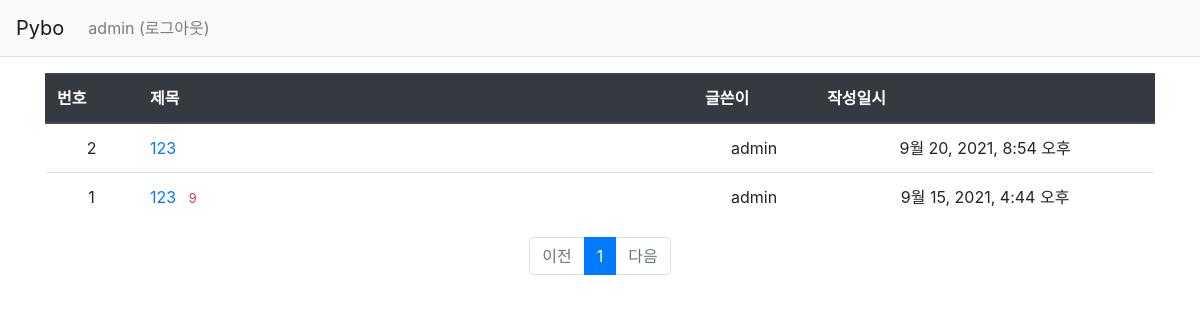
The app's page /pybo/ (signed in) with its own data.
### pybo/models.py (models this page shows, shortened)
class Question(models.Model):
    author = models.ForeignKey(User, on_delete=models.CASCADE,null=True) #계정 삭제시 모든글 삭제
    subject = models.CharField(max_length=200) #제목의 최대 길이
    content = models.TextField()
    create_date = models.DateTimeField()

### pybo/views.py (the view)
# urls.py: path('', views.index, name='index'),  # '/' 에 해당되는 path,
def index(request):
    page = request.GET.get('page', '1')  # 페이지
    question_list = Question.objects.order_by('-create_date') #질문목록 데이터 얻기 order -by 작성일시 역순으로정렬
    paginator = Paginator(question_list, 10)  # 페이지당 10개씩 보여주기
    page_obj = paginator.get_page(page)
    context = {'question_list': page_obj}
    return render(request,'pybo/question_list.html',context) #render는 파이썬 데이터를 템플릿에 적용, html로 반환

### pybo/templatetags/pybo_filter.py (called while the page is built)
@register.filter
def sub(value, arg):
    return value - arg    #-표현 장고에는 빼기연산이 없어서 직접 만듬

### templates/pybo/question_list.html
{% extends 'base.html' %}
{% load pybo_filter %}
{% block content %}
<div class="container my-3">
    <table class="table">
        <thead>
        <tr class="thead-dark">
            <th>번호</th>
            <th style="width:50%">제목</th>
            <th>글쓴이</th>
            <th>작성일시</th>
        </tr>
        </thead>
        <tbody>
        {% if question_list %}
        {% for question in question_list %}
        <tr class="text-center">
            <td>
                {{ question_list.paginator.count|sub:question_list.start_index|sub:forloop.counter0|add:1 }}
            </td>
            <td class="text-left">
                <a href="{% url 'pybo:detail' question.id %}">{{ question.subject }}</a>
                {% if question.answer_set.count > 0 %}
                <span class="text-danger small ml-2">{{ question.answer_set.count }}</span>
                {% endif %}
            </td>
            <td>{{question.author.username}}</td>
            <td>{{ question.create_date }}</td>
        </tr>
        {% endfor %}
        {% else %}
        <tr>
            <td colspan="3">질문이 없습니다.</td>
        </tr>
        {% endif %}
        </tbody>
    </table>
    <ul class="pagination justify-content-center">
        {% if question_list.has_previous %}
        <li class="page-item">
            <a class="page-link" href="?page={{ question_list.previous_page_number }}">이전</a>
        </li>
        {% else %}
        <li class="page-item disabled">
            <a class="page-link" tabindex="-1" aria-disabled="true" href="#">이전</a>
        </li>
        {% endif %}
        {% for page_number in question_list.paginator.page_range %}
        {% if page_number >= question_list.number|add:-5 and page_number <= question_list.number|add:5 %}
            {% if page_number == question_list.number %}
            <li class="page-item active" aria-current="page">
                <a class="page-link" href="?page={{ page_number }}">{{ page_number }}</a>
            </li>
            {% else %}
            <li class="page-item">
                <a class="page-link" href="?page={{ page_number }}">{{ page_number }}</a>
            </li>
            {% endif %}
        {% endif %}
        {% endfor %}
        {% if question_list.has_next %}
        <li class="page-item">
            <a class="page-link" href="?page={{ question_list.next_page_number }}">다음</a>
        </li>
        {% else %}
        <li class="page-item disabled">
            <a class="page-link" tabindex="-1" aria-disabled="true" href="#">다음</a>
        </li>
        {% endif %}
    </ul>
</div>
{% endblock %}

### templates/navbar.html (shortened to what this page needs)
<nav class="navbar navbar-expand-lg navbar-light bg-light border-bottom">
    <a class="navbar-brand" href="{% url 'pybo:index' %}">Pybo</a>
    <div class="collapse navbar-collapse flex-grow-0" id="navbarNav">
        <ul class="navbar-nav">
            <li class="nav-item ">
                {% if user.is_authenticated %}
                <a class="nav-link" href="{% url 'common:logout' %}">{{ user.username }} (로그아웃)</a>
                {% else %}
                <a class="nav-link" href="{% url 'common:login' %}">로그인</a>
                {% endif %}
            </li>
        </ul>
    </div>
</nav>

### records on screen
Question: paginator.count|sub "2", subject "123", author.username "admin", create_date "9월 20, 2021, 8:54 오후"
Question: paginator.count|sub "1", subject "123", answer_set.count "9", author.username "admin", create_date "9월 15, 2021, 4:44 오후"

### other values on screen
{{ user.username }} "admin"
{{ page_number }} "1"
